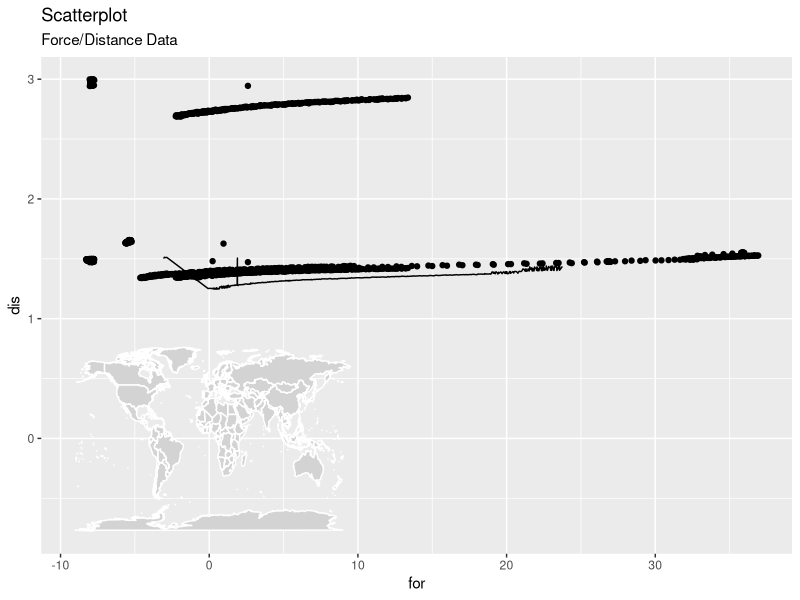
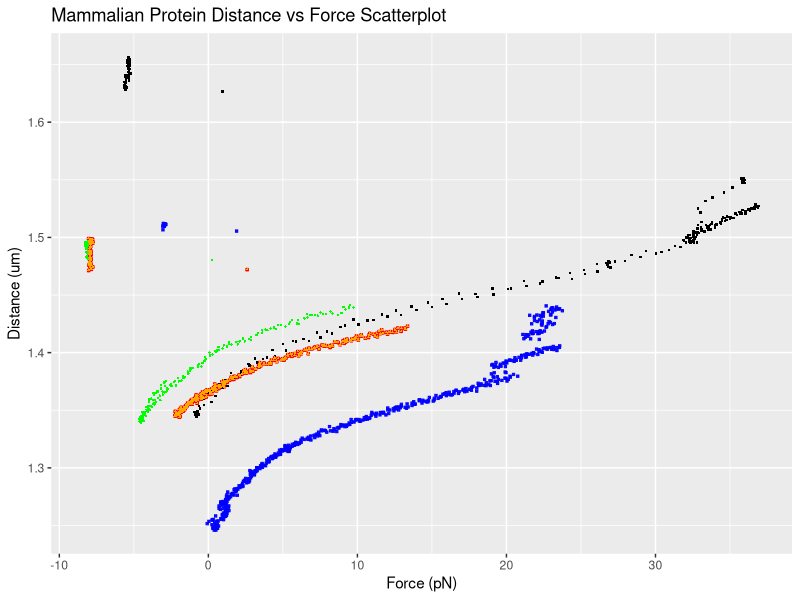

The R source for these figures, in order:
## ---- chunk 1
# Loading libraries for the script, hide output
library(tidyverse)
require(maps)
## ---- chunk 2
f1 <- read.csv("hw_7_files/f1.csv")
f2 <- read.csv("hw_7_files/f2.csv")
f3 <- read.csv("hw_7_files/f3.csv")
g1 <- read.csv("hw_7_files/g1.csv")
g2 <- read.csv("hw_7_files/f2.csv")
world_map <- map_data("world")
## ---- chunk 3
head(f1)
## ---- chunk 4
ggplot() +
  geom_polygon(data=world_map, aes(x = long/20, y = lat/110, group = group),fill="lightgray", colour = "white") +
  geom_line(data=f1, mapping = aes(x = Force, y = Distance))+
  geom_point(data=f2, mapping = aes(x = Force, y = Distance))+
  geom_point(data=f3, mapping = aes(x = Force, y = Distance))+
  geom_point(data=g1, mapping = aes(x = Force, y = Distance))+
  geom_point(data=g2, mapping = aes(x = Force, y = Distance*2))+
  labs(  x = "for", 
         y = "dis",
        title = "Scatterplot", 
        subtitle = "Force/Distance Data")
## ---- chunk 5
ggplot() +
  geom_point(data=f1, aes(x = Force, y = Distance),color="blue", shape=13,size=0.5)+
  geom_point(data=f2, mapping = aes(x = Force, y = Distance),color="red",shape=14,size=0.5)+
  geom_point(data=f3, mapping = aes(x = Force, y = Distance),color="black",shape=15,size=0.5)+
  geom_point(data=g1, mapping = aes(x = Force, y = Distance),color="green",shape=16,size=0.5)+
  geom_point(data=g2, mapping = aes(x = Force, y = Distance),color="orange",shape=17,size=0.5)+
  labs(  x = "Force (pN)", 
         y = "Distance (um)",
        title = "Mammalian Protein Distance vs Force Scatterplot")+
  theme(legend.title = element_blank(),legend.position="right")
